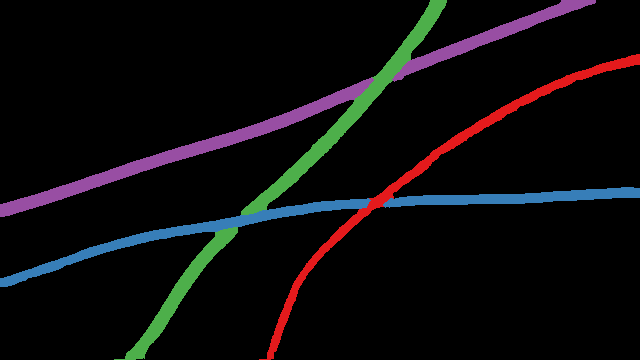
#> input picture EWD/test_labels/c1_21.png, 640 x 360 px, found by its file name; its folder holds only this picture in this run
$ python PQ.py
#> lines starting #> are read from the running program, lines starting #| are printed output that depends on the picture; after the words box and inside, x2 and y2 are one past the last pixel; in counts of white or black regions, pixels touching at a corner belong together
import os
from tqdm import tqdm
import cv2
import numpy as np


def get_instance_nums(img):
    img = cv2.cvtColor(img, cv2.COLOR_BGR2GRAY)
    instance_colors, counts = np.unique(img[np.nonzero(img)], return_counts=True)
    instance_imgs = {}
    for i, instance_color in enumerate(instance_colors):
        new_img = np.zeros_like(img)
        new_img[img == instance_color] = 1
        instance_imgs[instance_color] = new_img
    return len(instance_colors), instance_imgs


def getUnion(pred, target):
    pred_g = cv2.cvtColor(pred, cv2.COLOR_BGR2GRAY)
    target_g = cv2.cvtColor(target, cv2.COLOR_BGR2GRAY)
    pred_g[pred_g > 0] = 1
    target_g[target_g > 0] = 1
    union_g = pred_g + target_g
    union_g[union_g > 0] = 1
    return union_g.sum()


def PQ(pred, target, epsilon=1e-6):
    intersection = (pred * target).sum()
    union_ = pred + target
    union_[union_ > 0] = 1
    union = union_.sum()
    IoU_score = (intersection + epsilon) / (union + epsilon)
    return intersection * IoU_score


if __name__ == "__main__":

    img_list = os.listdir('../EWD/test_labels')

    PQ_dict = {}

    for img_name in img_list:

        pred = cv2.imread(os.path.join('../EWD/test_predicts_label/wo CC', img_name), cv2.IMREAD_UNCHANGED)
#> pred is the input picture: shape (360, 640, 4); mean B, G, R, A 12.8, 11.3, 12.9, 255
        target = cv2.imread(os.path.join('../EWD/test_labels', img_name), cv2.IMREAD_UNCHANGED)
        pred_h, pred_w = pred.shape[0], pred.shape[1]
#> pred_h = 360; pred_w = 640
        target_h, target_w = target.shape[0], target.shape[1]
#> target_h = 360; target_w = 640
        size_h = min(pred_h, target_h)
#> size_h = 360
        size_w = min(pred_w, target_w)
#> size_w = 640
        pred = pred[0:size_h, 0:size_w]
        target = target[0:size_h, 0:size_w]

        pred_instance_num, pred_instances = get_instance_nums(pred)
#> in get_instance_nums, `img = cv2.cvtColor(img, cv2.COLOR_BGR2GRAY)`:
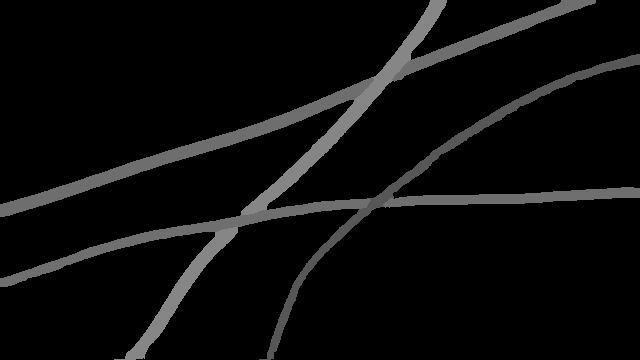
#> img: shape (360, 640); min 0, max 134, mean 11.9
#> in get_instance_nums, `instance_colors, counts = np.unique(img[np.nonzero(img)], return_count..`: instance_colors = [87, 110, 111, 134]; counts = [4419, 7404, 6257, 6402]
#> the loop in get_instance_nums, `for i, instance_color in enumerate(instance_colors):` made 4 passes
#> instance_color on passes 1 to 4: 87, 110, 111, 134
#> after the loop in get_instance_nums, `for i, instance_color in enumerate(instance_colors):`:
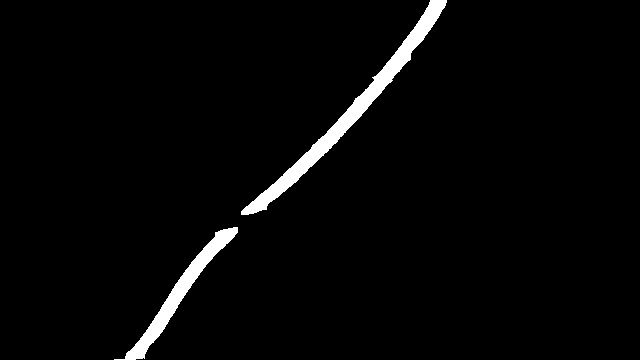
#> new_img: shape (360, 640); values 0 (black) and 1 (white), 2.8% white; 2 white regions, box (x1, y1, x2, y2) and area: (241, 0, 447, 215) 4101, (114, 227, 238, 360) 2301
#> after the loop in get_instance_nums, `for i, instance_color in enumerate(instance_colors):`: instance_imgs = 4 items
#> pred_instance_num = 4; pred_instances = 4 items
        target_instance_num, target_instances = get_instance_nums(target)
#> the loop in get_instance_nums (call 2), `for i, instance_color in enumerate(instance_colors):` made 4 passes
#> target_instance_num = 4; target_instances = 4 items
        # for pred in pred_instances.values():
        #     cv2.imwrite('pred.png', pred * 255)

        pixel_N = getUnion(pred, target)
#> in getUnion, `pred_g[pred_g > 0] = 1`:
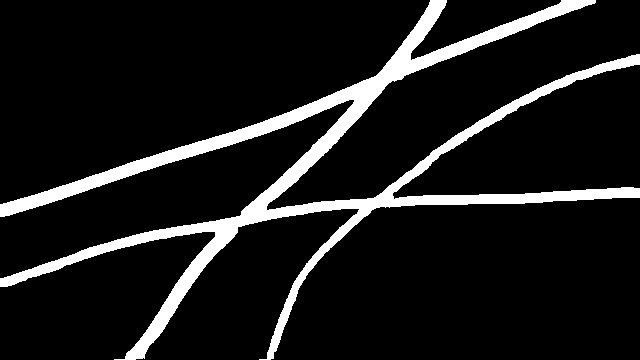
#> pred_g: shape (360, 640); values 0 (black) and 1 (white), 10.6% white; 1 white region, box (x1, y1, x2, y2) and area: (0, 0, 640, 360) 24482
#> pixel_N = 24482
        # for target in target_instances.values():
        #     pixel_N += target.sum()

        PQ_sum = 0

        for pred in pred_instances.values():
            PQ_score_possible = []
            for target in target_instances.values():
                PQ_score_possible.append(PQ(pred, target))
            PQ_score = max(PQ_score_possible)
            PQ_sum += PQ_score
#> this loop made 4 passes
#> (PQ_score, PQ_sum) on passes 1 to 4: (4419, 4419), (7404, 11823), (6257, 18080), (6402, 24482)
#> pass 1, in PQ, `union_ = pred + target`:
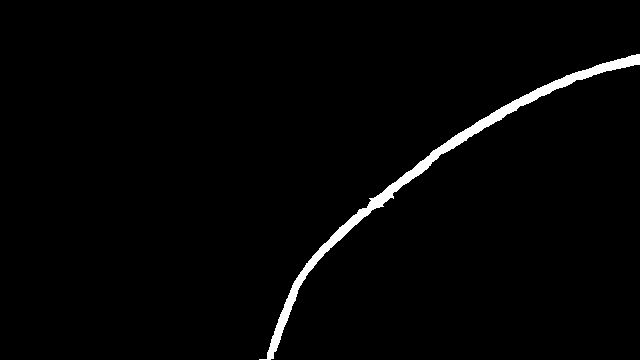
#> union_: shape (360, 640); values 0 (black) and 2 (white), 1.9% white; 1 white region, box (x1, y1, x2, y2) and area: (259, 54, 640, 360) 4419
#> pass 1, in PQ (call 2), `union_ = pred + target`:
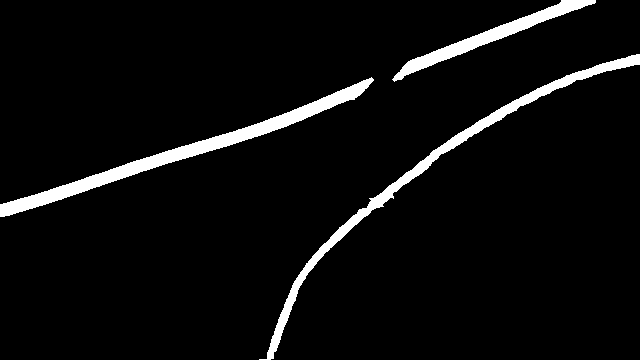
#> union_: shape (360, 640); values 0 (black) and 1 (white), 5.1% white; 3 white regions, box (x1, y1, x2, y2) and area: (0, 77, 374, 217) 4954, (259, 54, 640, 360) 4419, (392, 0, 596, 82) 2450
#> pass 1, in PQ (call 3), `union_ = pred + target`:
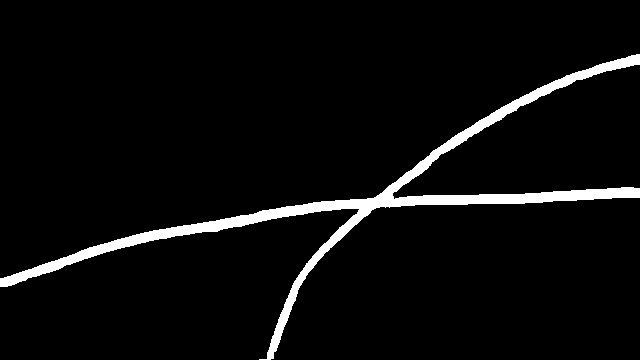
#> union_: shape (360, 640); values 0 (black) and 1 (white), 4.6% white; 1 white region, box (x1, y1, x2, y2) and area: (0, 54, 640, 360) 10676
#> pass 1, in PQ (call 4), `union_ = pred + target`:
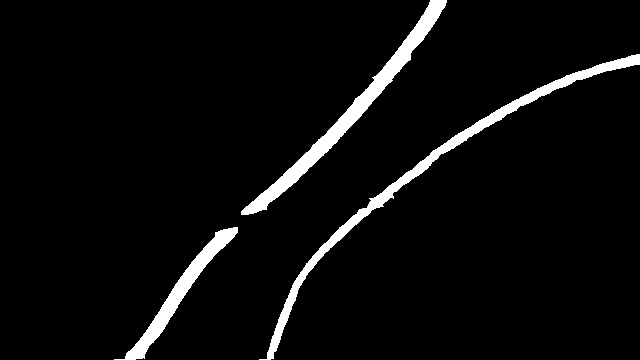
#> union_: shape (360, 640); values 0 (black) and 1 (white), 4.7% white; 3 white regions, box (x1, y1, x2, y2) and area: (259, 54, 640, 360) 4419, (241, 0, 447, 215) 4101, (114, 227, 238, 360) 2301
#> after the loop, PQ_sum = 24482

        print(img_name + ' PQ_score:', PQ_sum / pixel_N, 'pred_instance:', pred_instance_num, 'target_instance:',
              target_instance_num)
#| c1_21.png PQ_score: 1.0 pred_instance: 4 target_instance: 4

        PQ_dict[img_name] = PQ_sum / pixel_N

    avg_PQ = np.mean([v for v in PQ_dict.values()])
#> avg_PQ = 1
    avg_PQ_C1 = np.mean([v for key, v in PQ_dict.items() if key[1] == '1'])
#> avg_PQ_C1 = 1
    avg_PQ_C2 = np.mean([v for key, v in PQ_dict.items() if key[1] == '2'])
#> avg_PQ_C2 = nan
    avg_PQ_C3 = np.mean([v for key, v in PQ_dict.items() if key[1] == '3'])
#> avg_PQ_C3 = nan
    print("avg_PQ:", avg_PQ)
#| avg_PQ: 1.0
    print("avg_PQ_C1:", avg_PQ_C1)
#| avg_PQ_C1: 1.0
    print("avg_PQ_C2:", avg_PQ_C2)
#| avg_PQ_C2: nan
    print("avg_PQ_C3:", avg_PQ_C3)
#| avg_PQ_C3: nan

$ run again, on EWD/test_labels/c1_39.png
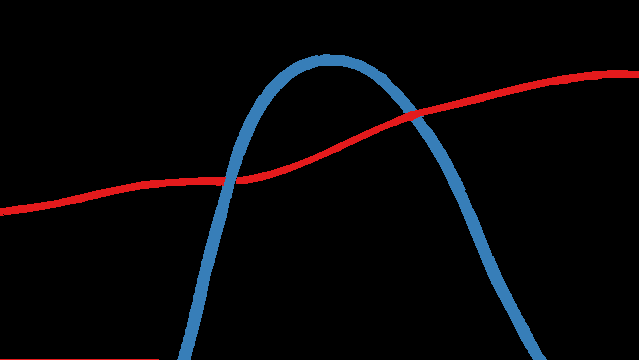
#> input picture EWD/test_labels/c1_39.png, 639 x 360 px, found by its file name
#> pred is the input picture: shape (360, 639, 4); mean B, G, R, A 7.7, 5.4, 7.1, 255
#> instance_colors = [87, 111]; counts = [5027, 8829]
#> the loop in get_instance_nums, `for i, instance_color in enumerate(instance_colors):` made 2 passes
#> instance_color on passes 1 to 2: 87, 111
#> after the loop in get_instance_nums, `for i, instance_color in enumerate(instance_colors):`:
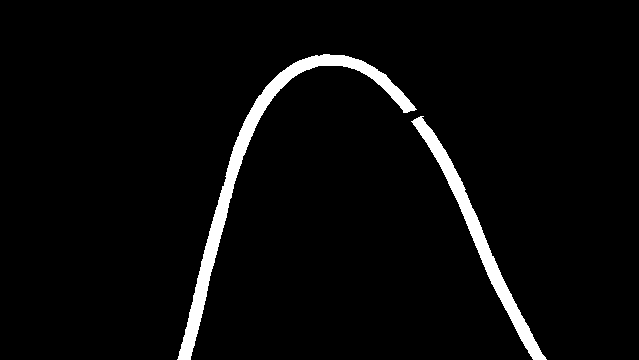
#> new_img: shape (360, 639); values 0 (black) and 1 (white), 3.8% white; 2 white regions, box (x1, y1, x2, y2) and area: (177, 54, 417, 360) 5486, (411, 116, 547, 360) 3343
#> after the loop in get_instance_nums, `for i, instance_color in enumerate(instance_colors):`: instance_imgs = 2 items
#> pred_instance_num = 2; pred_instances = 2 items
#> the loop in get_instance_nums (call 2), `for i, instance_color in enumerate(instance_colors):` made 2 passes
#> target_instance_num = 2; target_instances = 2 items
#> pred_g: shape (360, 639); values 0 (black) and 1 (white), 6% white; 2 white regions, box (x1, y1, x2, y2) and area: (0, 54, 639, 360) 13697, (0, 359, 159, 360) 159
#> pixel_N = 13856
#> the loop `for pred in pred_instances.values():` made 2 passes
#> (PQ_score, PQ_sum) on passes 1 to 2: (5027, 5027), (8829, 13856)
#> pass 1, in PQ, `union_ = pred + target`:
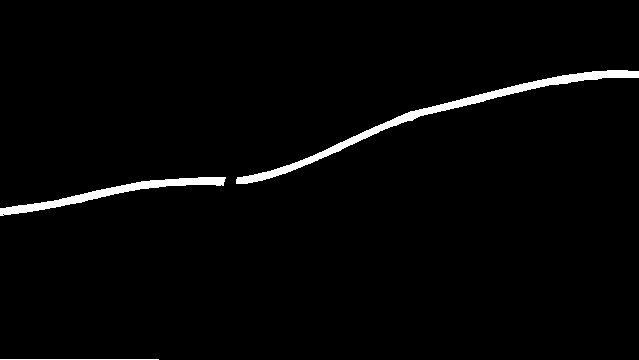
#> union_: shape (360, 639); values 0 (black) and 2 (white), 2.2% white; 3 white regions, box (x1, y1, x2, y2) and area: (236, 70, 639, 184) 3117, (0, 177, 226, 216) 1751, (0, 359, 159, 360) 159
#| c1_39.png PQ_score: 1.0 pred_instance: 2 target_instance: 2
#> avg_PQ = 1
#> avg_PQ_C2 = nan
#| avg_PQ: 1.0
#| avg_PQ_C1: 1.0
#| avg_PQ_C2: nan
#| avg_PQ_C3: nan

$ run again, on EWD/test_labels/c1_6.png
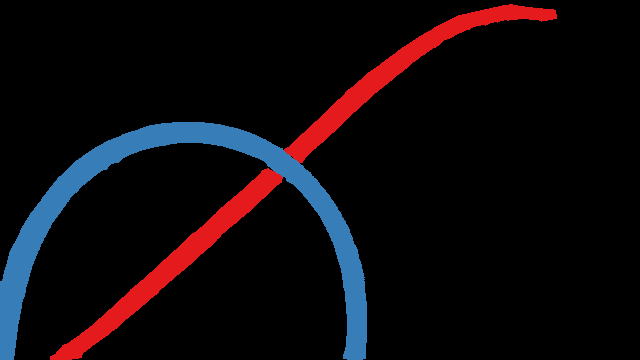
#> input picture EWD/test_labels/c1_6.png, 640 x 360 px, found by its file name
#> pred is the input picture: shape (360, 640, 4); mean B, G, R, A 12.6, 9, 14.5, 255
#> instance_colors = [87, 111]; counts = [11243, 14079]
#> the loop in get_instance_nums, `for i, instance_color in enumerate(instance_colors):` made 2 passes
#> instance_color on passes 1 to 2: 87, 111
#> after the loop in get_instance_nums, `for i, instance_color in enumerate(instance_colors):`:
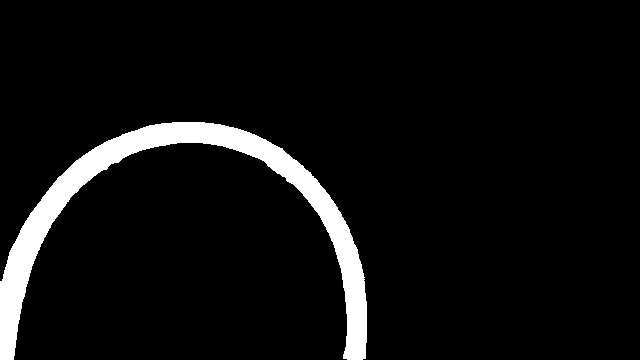
#> new_img: shape (360, 640); values 0 (black) and 1 (white), 6.1% white; 1 white region, box (x1, y1, x2, y2) and area: (0, 122, 367, 360) 14079
#> after the loop in get_instance_nums, `for i, instance_color in enumerate(instance_colors):`: instance_imgs = 2 items
#> pred_instance_num = 2; pred_instances = 2 items
#> the loop in get_instance_nums (call 2), `for i, instance_color in enumerate(instance_colors):` made 2 passes
#> target_instance_num = 2; target_instances = 2 items
#> pred_g: shape (360, 640); values 0 (black) and 1 (white), 11% white; 1 white region, box (x1, y1, x2, y2) and area: (0, 4, 557, 360) 25322
#> pixel_N = 25322
#> the loop `for pred in pred_instances.values():` made 2 passes
#> (PQ_score, PQ_sum) on passes 1 to 2: (11243, 11243), (14079, 25322)
#> pass 1, in PQ, `union_ = pred + target`:
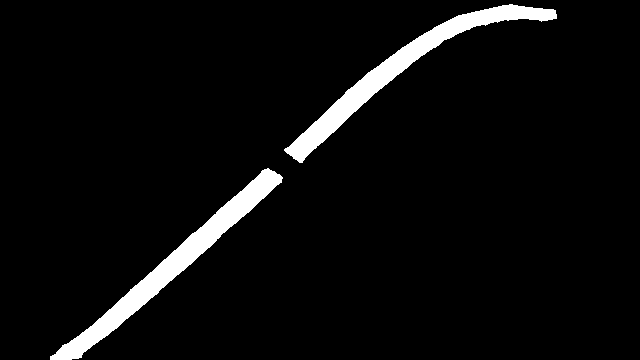
#> union_: shape (360, 640); values 0 (black) and 2 (white), 4.9% white; 2 white regions, box (x1, y1, x2, y2) and area: (50, 168, 283, 360) 5690, (284, 4, 557, 163) 5553
#| c1_6.png PQ_score: 1.0 pred_instance: 2 target_instance: 2
#> avg_PQ = 1
#> avg_PQ_C2 = nan
#| avg_PQ: 1.0
#| avg_PQ_C1: 1.0
#| avg_PQ_C2: nan
#| avg_PQ_C3: nan

$ run again, on EWD/test_labels/c2_26.png
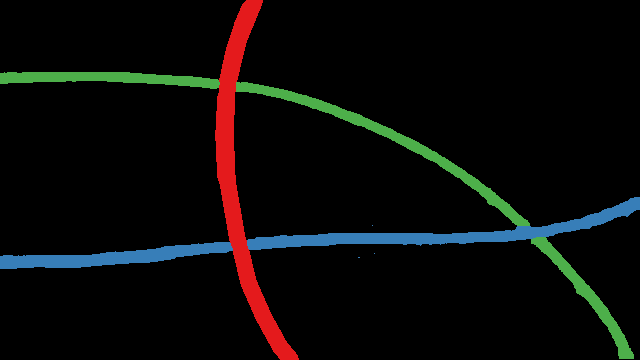
#> input picture EWD/test_labels/c2_26.png, 640 x 360 px, found by its file name
#> pred is the input picture: shape (360, 640, 4); mean B, G, R, A 9, 10.2, 10.6, 255
#> instance_colors = [87, 111, 134]; counts = [6519, 7391, 7192]
#> the loop in get_instance_nums, `for i, instance_color in enumerate(instance_colors):` made 3 passes
#> instance_color on passes 1 to 3: 87, 111, 134
#> after the loop in get_instance_nums, `for i, instance_color in enumerate(instance_colors):`: instance_imgs = 3 items
#> pred_instance_num = 3; pred_instances = 3 items
#> the loop in get_instance_nums (call 2), `for i, instance_color in enumerate(instance_colors):` made 3 passes
#> target_instance_num = 3; target_instances = 3 items
#> pred_g: shape (360, 640); values 0 (black) and 1 (white), 9.2% white; 4 white regions (3 under 20 px), largest, box (x1, y1, x2, y2) and area: (0, 0, 640, 360) 21098
#> pixel_N = 21102
#> the loop `for pred in pred_instances.values():` made 3 passes
#> (PQ_score, PQ_sum) on passes 1 to 3: (6519, 6519), (7391, 13910), (7192, 21102)
#> pass 2, in PQ (call 5), `union_ = pred + target`:
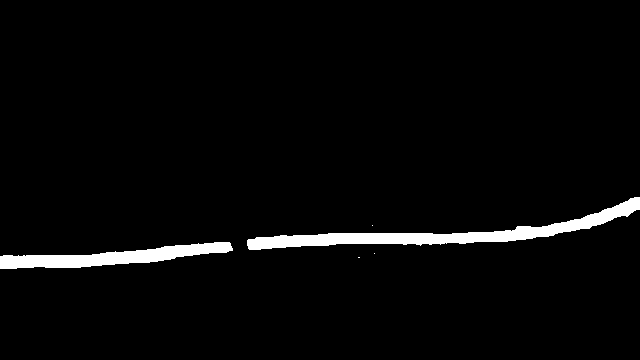
#> union_: shape (360, 640); values 0 (black) and 2 (white), 3.2% white; 5 white regions (3 under 20 px), largest, box (x1, y1, x2, y2) and area: (247, 197, 640, 250) 4522, (0, 242, 233, 269) 2865
#| c2_26.png PQ_score: 1.0 pred_instance: 3 target_instance: 3
#> avg_PQ = 1
#> avg_PQ_C1 = nan
#> avg_PQ_C2 = 1
#> avg_PQ_C3 = nan
#| avg_PQ: 1.0
#| avg_PQ_C1: nan
#| avg_PQ_C2: 1.0
#| avg_PQ_C3: nan
